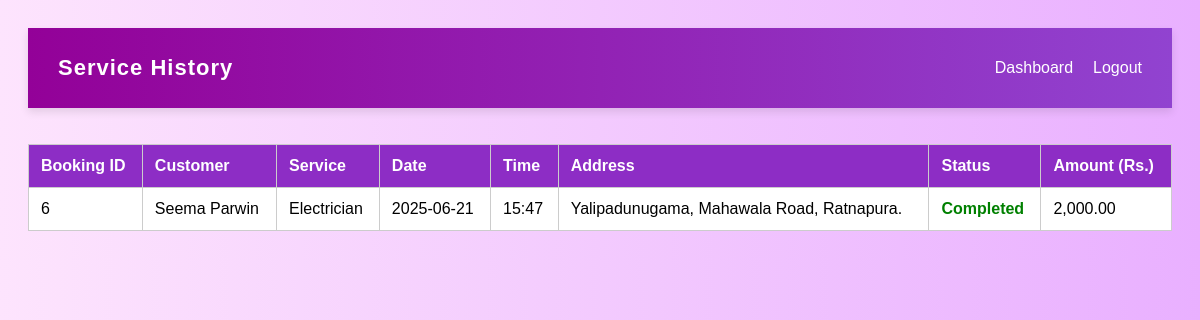
The app's page /WorkerServiceHistory.php (signed in) with its own data.
### tables this page shows
CREATE TABLE `bookings` (
  `booking_id` int(11) NOT NULL,
  `customer_id` int(11) DEFAULT NULL,
  `worker_id` int(11) DEFAULT NULL,
  `payment_method` enum('Cash on Service','Card') NOT NULL,
  `service_id` int(11) NOT NULL,
  `date` date DEFAULT NULL,
  `time` time DEFAULT NULL,
  `booking_datetime` datetime NOT NULL,
  `status` enum('Pending','Confirmed','Completed','Cancelled') NOT NULL DEFAULT 'Pending',
  `created_at` timestamp NOT NULL DEFAULT current_timestamp(),
  `booking_status` varchar(20) DEFAULT 'Pending' CHECK (`booking_status` in ('Pending','Confirmed','Completed','Cancelled')),
  `service_address` varchar(255) DEFAULT NULL,
  `city` varchar(100) DEFAULT NULL,
  `postal_code` varchar(20) DEFAULT NULL,
  `customer_note` text DEFAULT NULL,
  `total_amount` decimal(10,2) DEFAULT 0.00,
  `payment_status` enum('Pending','Unpaid','Paid') DEFAULT 'Pending',
  `updated_at` datetime DEFAULT NULL,
  `customer_visible` tinyint(1) DEFAULT 1
);

CREATE TABLE `customers` (
  `customer_id` int(11) NOT NULL,
  `name` varchar(100) NOT NULL,
  `email` varchar(100) NOT NULL,
  `phone` varchar(15) NOT NULL,
  `password` varchar(255) NOT NULL,
  `address` text NOT NULL,
  `profile_picture` varchar(255) DEFAULT 'default.png',
  `created_at` timestamp NOT NULL DEFAULT current_timestamp(),
  `status` enum('active','inactive') DEFAULT 'active'
);

CREATE TABLE `services` (
  `service_id` int(11) NOT NULL,
  `service_name` varchar(255) NOT NULL,
  `description` text DEFAULT NULL,
  `price` decimal(10,2) NOT NULL,
  `service_rate` varchar(100) DEFAULT NULL,
  `service_duration` varchar(100) DEFAULT NULL,
  `service_rules` text DEFAULT NULL,
  `icon_class` varchar(255) DEFAULT NULL,
  `active` tinyint(1) NOT NULL DEFAULT 1
);

### WorkerServiceHistory.php (the view, shortened to what this page needs)
<?php
$servername = "localhost";
$username = "root";
$password = "";
$dbname = "home_service_db";
$conn = new mysqli($servername, $username, $password, $dbname);
$worker_id = $_SESSION['worker_id'];
$sql = "SELECT b.*, c.name AS customer_name, s.service_name
        FROM bookings b
        LEFT JOIN customers c ON b.customer_id = c.customer_id
        LEFT JOIN services s ON b.service_id = s.service_id
        WHERE b.worker_id = ? AND b.booking_status IN ('Completed', 'Cancelled')
        ORDER BY b.booking_datetime DESC";
$stmt = $conn->prepare($sql);
$stmt->bind_param("i", $worker_id);
$stmt->execute();
$result = $stmt->get_result();
?>
<!DOCTYPE html>
<html lang="en">
<head>
</head>
<body>
<header class="header">
    <div class="logo">Service History</div>
    <nav>
        <ul class="nav-links" id="navLinks">
            <li><a href="WorkerDashboard1.php">Dashboard</a></li>
            <li><a href="WorkerLogout.php">Logout</a></li>
        </ul>
    </nav>
</header>
<br>
<br>
<?php if ($result->num_rows === 0): ?>
    <p>No completed or cancelled bookings found.</p>
<?php else: ?>
    <table>
        <thead>
            <tr>
                <th>Booking ID</th>
                <th>Customer</th>
                <th>Service</th>
                <th>Date</th>
                <th>Time</th>
                <th>Address</th>
                <th>Status</th>
                <th>Amount (Rs.)</th>
            </tr>
        </thead>
        <tbody>
            <?php while ($row = $result->fetch_assoc()): ?>
                <tr>
                    <td><?= htmlspecialchars($row['booking_id']) ?></td>
                    <td><?= htmlspecialchars($row['customer_name'] ?? 'Unknown') ?></td>
                    <td><?= htmlspecialchars($row['service_name'] ?? 'N/A') ?></td>
                    <td><?= htmlspecialchars($row['date']) ?></td>
                    <td><?= htmlspecialchars(substr($row['time'], 0, 5)) ?></td>
                    <td><?= htmlspecialchars($row['service_address']) ?></td>
                    <td class="<?= strtolower($row['booking_status']) ?>">
                        <?= htmlspecialchars($row['booking_status']) ?>
                    </td>
                    <td><?= number_format($row['total_amount'], 2) ?></td>
                </tr>
            <?php endwhile; ?>
        </tbody>
    </table>
<?php endif; ?>
</body>
</html>

### WorkerServiceHistory.php (style rules this page uses)
body { font-family: Arial, sans-serif; padding: 20px; background: linear-gradient(to right,rgb(253, 228, 253),rgb(233, 176, 255)); }
table { width: 100%; border-collapse: collapse; background: #fff; }
th, td { padding: 12px; border: 1px solid #ccc; text-align: left; }
th { background:rgb(141, 45, 197); color: white; }
.completed { color: green; font-weight: bold; }
.header { background: linear-gradient(90deg,rgb(147, 1, 152),rgb(145, 67, 208)); color: #fff; padding: 15px 30px; display: flex; justify-content: space-between; align-items: center; position: sticky; top: 0; z-index: 999; box-shadow: 0 4px 8px rgba(0,0,0,0.1); }
.logo { font-size: 22px; font-weight: 600; letter-spacing: 1px; }
.nav-links { display: flex; gap: 20px; list-style: none; transition: all 0.3s ease-in-out; }
.nav-links li a { color: #fff; text-decoration: none; font-weight: 500; position: relative; }
.nav-links li a::after { content: ''; position: absolute; width: 0; height: 2px; bottom: -4px; left: 0; background-color:rgb(112, 0, 209); transition: width 0.3s; }

### records on screen
bookings: booking_id "6", customer.name "Seema Parwin", service.service_name "Electrician", date "2025-06-21", time "15:47", service_address "Yalipadunugama, Mahawala Road, Ratnapura.", booking_status "Completed", total_amount "2,000.00"
